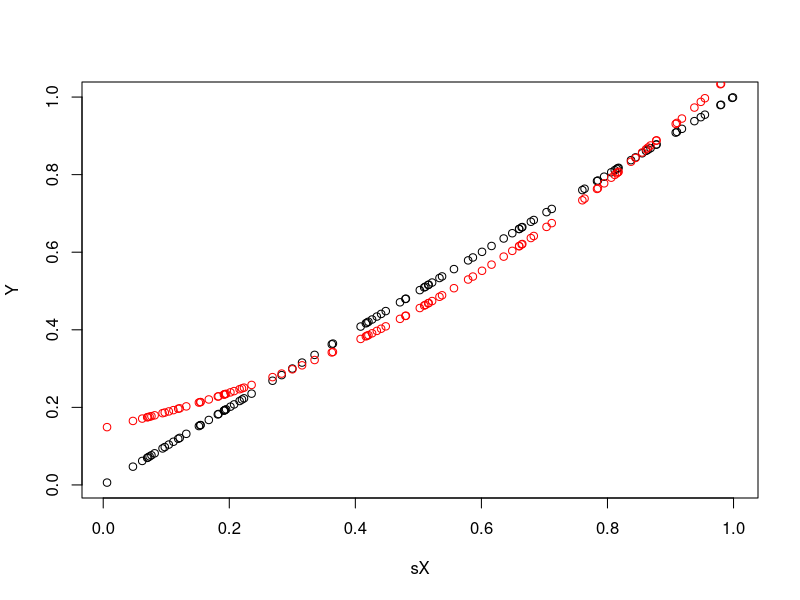

R code for this plot:
fd <- function(xd, Beta, Mu, Sigma)
{
   total = 0
   for(p in 1:ncol(Beta))
   {
	total = total + Beta[1,p]*exp( - (  norm( matrix(xd) - matrix(Mu[p,]) )^2)/Sigma[1,p]  )	
   }
   return (total)
}
Phi <- function(Xd, Muj, Sigmaj)
{
   return (exp(- norm( matrix(Xd)-matrix(Muj))^2/Sigmaj ))
}
E <- function( Beta, Mu, Sigma, X, Y)
{
	total = 0
	for(d in 1:nrow(X))
	{
	   total = total+ (Y[d,] - fd(X[d,], Beta, Mu, Sigma))^2
	}
   return (total)
}
gradient_beta <- function(Beta, Mu, Sigma, X, Y)
{
	total = 0
	for(d in 1:nrow(X))
	{
	   for( j in 1:ncol(Beta) )
	   {
	     total = total + (Y[d, ]-fd(X[d, ], Beta, Mu, Sigma))*Phi(X[d, ], Mu[j,], Sigma[,j])*2.0
	   }
	}
   	return (total)
}
gradient_mu<- function(Beta, Mu, Sigma, X, Y)
{
	total = 0
	for(d in 1:nrow(X))
	{
	   for( j in 1:ncol(Beta) )
	   {
	     total = total + (Y[d, ]-fd(X[d,], Beta, Mu, Sigma))*Phi(X[d, ], Mu[j,], Sigma[,j])*( X[d,]-Mu[j])*(1.0/(Sigma[,j])) *2.0
	   }
	}
   	return (total)
}
gradient_sigma<- function(Beta, Mu, Sigma, X, Y)
{
	total = 0
	for(d in 1:nrow(X))
	{
	   for( j in 1:ncol(Beta) )
	   {
	     total = total + (Y[d, ]-fd(X[d,], Beta, Mu, Sigma))*Phi(X[d, ], Mu[j,], Sigma[,j])*(norm(matrix(X[d,])- matrix(Mu[j,]))^2)/(Sigma[,j]^2)*2.0
	   }
	}
   	return (total)
}
##Función objetivo...
E <- function( Beta, Mu, Sigma, X, Y)
{
	total = 0
	for(d in 1:nrow(X))
	{
	   total = total+ (Y[d, ] - fd(X[d, ], Beta, Mu, Sigma))^2
	}
   return (total)
}

RBF <- function(Y, P, X)
{

   
   D=ncol(X) ##calcular la dimension
   ##Vector pesos
   Beta = matrix(1,ncol=P)
   ##Vector varianzas
   Sigma = matrix(1,ncol=P)
   ##Matriz medias P X D
   Mu = matrix(1,ncol=D, nrow=P )
      
   ##Inicialización
   for(i in 1:P) {
    Beta[1,i] = runif(1,0.1,1)
    Sigma[1,i] = runif(1,0.1,1)
   
   	for(j in 1:D) {
   		Mu[i,j] = runif(1,0,1)	
   	}
   }
#   Beta = Beta/norm(Beta)
   nite =500
   etaSigma = 0.001
   etaMu = 0.001
   etaBeta = 0.001
 
 	cl=kmeans(Y, P)
	Mu = (cl$centers)
	for( i in 1:P)
	{
	Sigma[,i] = 0;
	   for( j in 	Y[which(cl$cluster==i), ])
	   {
		Sigma[,i] = Sigma[,i] + sqrt(sum(j, Mu[i,])^2)
	   }
	   Sigma[,i] =  Sigma[,i] / sum(cl$cluster==i  )
	}		
   for( it in 1:nite)
   {
	Beta = Beta + etaBeta*gradient_beta(Beta, Mu, Sigma, X, Y)
	Mu = Mu + etaMu*gradient_mu(Beta, Mu, Sigma, X, Y)
	Sigma = Sigma + etaSigma*gradient_sigma(Beta, Mu, Sigma, X, Y)
#	pause(0.5)
	print(Beta)
#	Sys.sleep(1)
   }
   Yp = X;
   for( i in 1:nrow(X))
   {
	Yp[i,1]=0
#	Yp[i,] = E( X[i,], Beta, Mu, Sigma, Y)
	for( j in 1:ncol(Beta))
	{
	   Yp[i,] = Yp[i,]+ Beta[1,j]*Phi(X[i, ], Mu[j,], Sigma[1,j])
	}
   } 	
   return (Yp)
}
##
Sizetrain=100
##Generar datos de entrenamiento
sX = matrix( runif(Sizetrain, 0, 1), ncol=1)#nrow=Sizetrain)
#Y = matrix(sX*sX  + rnorm(100, 0, 0.1), nrow=100)
Y = matrix(sX , nrow=Sizetrain, ncol=1)
N=100

##Datos de prueba...
X2 = matrix( runif( N, -1, 1),ncol=ncol(Y))

##Número de neuronas..
P=4
##Dimension

Y2= RBF(Y, P, sX )
plot(sX, Y)
points(sX, Y2, col='red')


#write.table(sX,file= "datax", sep="\t", col.names=FALSE, row.names=FALSE)
#write.table(Y,file= "datay", sep="\t", col.names=FALSE, row.names=FALSE)
#write.table(Y2,file= "datayp", sep="\t", col.names=FALSE, row.names=FALSE)
